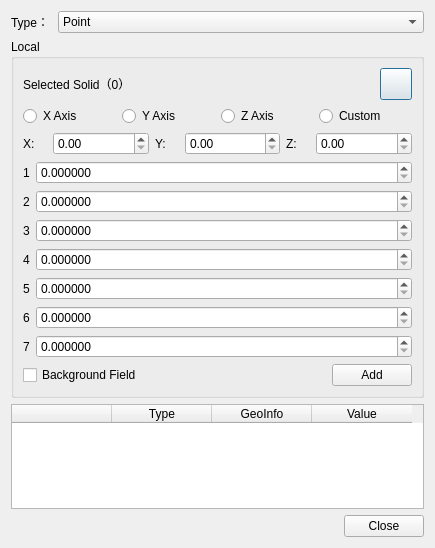
<?xml version="1.0" encoding="UTF-8"?>
<ui version="4.0">
 <class>LocalSettingDialog</class>
 <widget class="QDialog" name="LocalSettingDialog">
  <property name="geometry">
   <rect>
    <x>0</x>
    <y>0</y>
    <width>435</width>
    <height>548</height>
   </rect>
  </property>
  <property name="windowTitle">
   <string>Local Setting</string>
  </property>
  <layout class="QGridLayout" name="gridLayout_2">
   <item row="0" column="0">
    <layout class="QHBoxLayout" name="horizontalLayout_5" stretch="1,9">
     <item>
      <widget class="QLabel" name="localType">
       <property name="text">
        <string>Type：</string>
       </property>
      </widget>
     </item>
     <item>
      <widget class="QComboBox" name="comboBox">
       <item>
        <property name="text">
         <string>Point</string>
        </property>
       </item>
       <item>
        <property name="text">
         <string>Box</string>
        </property>
       </item>
       <item>
        <property name="text">
         <string>Ball</string>
        </property>
       </item>
       <item>
        <property name="text">
         <string>Cylinder</string>
        </property>
       </item>
       <item>
        <property name="text">
         <string>Solid</string>
        </property>
       </item>
       <item>
        <property name="text">
         <string>Frustum</string>
        </property>
       </item>
      </widget>
     </item>
    </layout>
   </item>
   <item row="1" column="0">
    <widget class="QGroupBox" name="localPoint">
     <property name="title">
      <string>Local</string>
     </property>
     <layout class="QGridLayout" name="gridLayout">
      <item row="6" column="0">
       <widget class="QLabel" name="label_3">
        <property name="text">
         <string>3</string>
        </property>
       </widget>
      </item>
      <item row="6" column="1">
       <widget class="QDoubleSpinBox" name="doubleSpinBox_3">
        <property name="decimals">
         <number>6</number>
        </property>
       </widget>
      </item>
      <item row="1" column="0" colspan="2">
       <layout class="QHBoxLayout" name="horizontalLayout_7">
        <item>
         <widget class="QLabel" name="panel">
          <property name="text">
           <string>Selected Solid（0）</string>
          </property>
         </widget>
        </item>
        <item>
         <widget class="QPushButton" name="geoSelectSurface">
          <property name="sizePolicy">
           <sizepolicy hsizetype="Minimum" vsizetype="Minimum">
            <horstretch>0</horstretch>
            <verstretch>0</verstretch>
           </sizepolicy>
          </property>
          <property name="minimumSize">
           <size>
            <width>32</width>
            <height>32</height>
           </size>
          </property>
          <property name="maximumSize">
           <size>
            <width>32</width>
            <height>32</height>
           </size>
          </property>
          <property name="styleSheet">
           <string notr="true">background-image: url(:/QUI/geometry/selectbody.png);</string>
          </property>
          <property name="text">
           <string/>
          </property>
         </widget>
        </item>
       </layout>
      </item>
      <item row="2" column="0" colspan="2">
       <layout class="QHBoxLayout" name="horizontalLayout">
        <item>
         <widget class="QRadioButton" name="xAxis">
          <property name="text">
           <string>X Axis</string>
          </property>
         </widget>
        </item>
        <item>
         <widget class="QRadioButton" name="yAxis">
          <property name="text">
           <string>Y Axis</string>
          </property>
         </widget>
        </item>
        <item>
         <widget class="QRadioButton" name="zAxis">
          <property name="text">
           <string>Z Axis</string>
          </property>
         </widget>
        </item>
        <item>
         <widget class="QRadioButton" name="custom">
          <property name="text">
           <string>Custom</string>
          </property>
         </widget>
        </item>
       </layout>
      </item>
      <item row="3" column="0" colspan="2">
       <layout class="QHBoxLayout" name="horizontalLayout_4" stretch="1,4,1,4,1,4">
        <item>
         <widget class="QLabel" name="xLabel">
          <property name="text">
           <string>X:</string>
          </property>
         </widget>
        </item>
        <item>
         <widget class="QDoubleSpinBox" name="xDoubleSpinBox"/>
        </item>
        <item>
         <widget class="QLabel" name="yLabel">
          <property name="text">
           <string>Y:</string>
          </property>
         </widget>
        </item>
        <item>
         <widget class="QDoubleSpinBox" name="yDoubleSpinBox"/>
        </item>
        <item>
         <widget class="QLabel" name="zLabel">
          <property name="text">
           <string>Z:</string>
          </property>
         </widget>
        </item>
        <item>
         <widget class="QDoubleSpinBox" name="zDoubleSpinBox"/>
        </item>
       </layout>
      </item>
      <item row="4" column="0">
       <widget class="QLabel" name="label">
        <property name="sizePolicy">
         <sizepolicy hsizetype="Minimum" vsizetype="Preferred">
          <horstretch>0</horstretch>
          <verstretch>0</verstretch>
         </sizepolicy>
        </property>
        <property name="text">
         <string>1</string>
        </property>
       </widget>
      </item>
      <item row="4" column="1">
       <widget class="QDoubleSpinBox" name="doubleSpinBox">
        <property name="sizePolicy">
         <sizepolicy hsizetype="Expanding" vsizetype="Fixed">
          <horstretch>0</horstretch>
          <verstretch>0</verstretch>
         </sizepolicy>
        </property>
        <property name="decimals">
         <number>6</number>
        </property>
        <property name="maximum">
         <double>99999999999999.000000000000000</double>
        </property>
       </widget>
      </item>
      <item row="5" column="0">
       <widget class="QLabel" name="label_2">
        <property name="text">
         <string>2</string>
        </property>
       </widget>
      </item>
      <item row="5" column="1">
       <widget class="QDoubleSpinBox" name="doubleSpinBox_2">
        <property name="decimals">
         <number>6</number>
        </property>
       </widget>
      </item>
      <item row="11" column="0" colspan="2">
       <layout class="QHBoxLayout" name="horizontalLayout_2">
        <item>
         <widget class="QCheckBox" name="backgroundField">
          <property name="text">
           <string>Background Field</string>
          </property>
         </widget>
        </item>
        <item>
         <spacer name="horizontalSpacer">
          <property name="orientation">
           <enum>Qt::Horizontal</enum>
          </property>
          <property name="sizeHint" stdset="0">
           <size>
            <width>40</width>
            <height>20</height>
           </size>
          </property>
         </spacer>
        </item>
        <item>
         <widget class="QPushButton" name="PointAddButton">
          <property name="text">
           <string>Add</string>
          </property>
         </widget>
        </item>
       </layout>
      </item>
      <item row="7" column="1">
       <widget class="QDoubleSpinBox" name="doubleSpinBox_4">
        <property name="decimals">
         <number>6</number>
        </property>
       </widget>
      </item>
      <item row="8" column="1">
       <widget class="QDoubleSpinBox" name="doubleSpinBox_5">
        <property name="decimals">
         <number>6</number>
        </property>
       </widget>
      </item>
      <item row="9" column="0">
       <widget class="QLabel" name="label_6">
        <property name="text">
         <string>6</string>
        </property>
       </widget>
      </item>
      <item row="0" column="0" colspan="2">
       <layout class="QVBoxLayout" name="pointLayout">
        <property name="spacing">
         <number>0</number>
        </property>
       </layout>
      </item>
      <item row="7" column="0">
       <widget class="QLabel" name="label_4">
        <property name="text">
         <string>4</string>
        </property>
       </widget>
      </item>
      <item row="8" column="0">
       <widget class="QLabel" name="label_5">
        <property name="text">
         <string>5</string>
        </property>
       </widget>
      </item>
      <item row="9" column="1">
       <widget class="QDoubleSpinBox" name="doubleSpinBox_6">
        <property name="decimals">
         <number>6</number>
        </property>
       </widget>
      </item>
      <item row="10" column="1">
       <widget class="QDoubleSpinBox" name="doubleSpinBox_7">
        <property name="decimals">
         <number>6</number>
        </property>
       </widget>
      </item>
      <item row="10" column="0">
       <widget class="QLabel" name="label_7">
        <property name="text">
         <string>7</string>
        </property>
       </widget>
      </item>
     </layout>
    </widget>
   </item>
   <item row="2" column="0">
    <widget class="QTableWidget" name="tableWidget">
     <column>
      <property name="text">
       <string/>
      </property>
     </column>
     <column>
      <property name="text">
       <string>Type</string>
      </property>
     </column>
     <column>
      <property name="text">
       <string>GeoInfo</string>
      </property>
     </column>
     <column>
      <property name="text">
       <string>Value</string>
      </property>
     </column>
    </widget>
   </item>
   <item row="3" column="0">
    <layout class="QHBoxLayout" name="horizontalLayout_3">
     <item>
      <spacer name="horizontalSpacer_2">
       <property name="orientation">
        <enum>Qt::Horizontal</enum>
       </property>
       <property name="sizeHint" stdset="0">
        <size>
         <width>40</width>
         <height>20</height>
        </size>
       </property>
      </spacer>
     </item>
     <item>
      <widget class="QPushButton" name="closeButton">
       <property name="text">
        <string>Close</string>
       </property>
      </widget>
     </item>
    </layout>
   </item>
  </layout>
 </widget>
 <resources>
  <include location="../qrc/qianfan.qrc"/>
 </resources>
 <connections/>
</ui>
